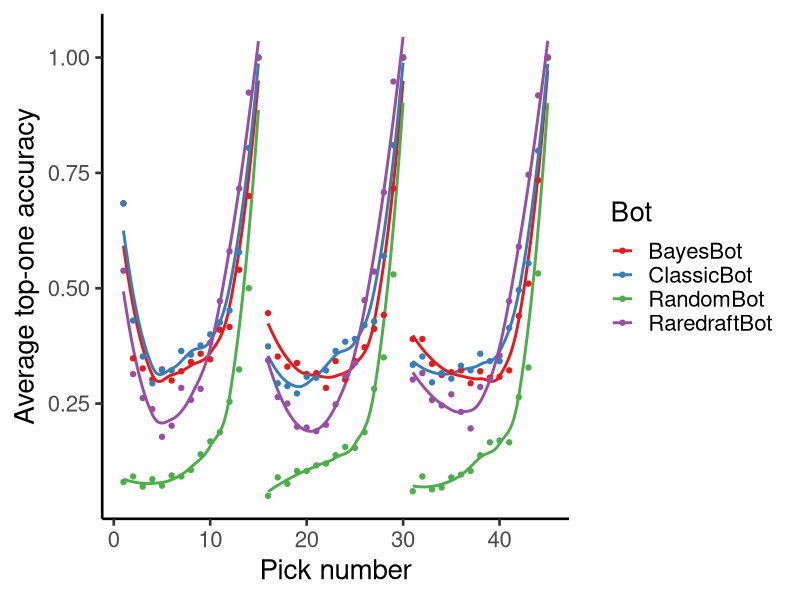
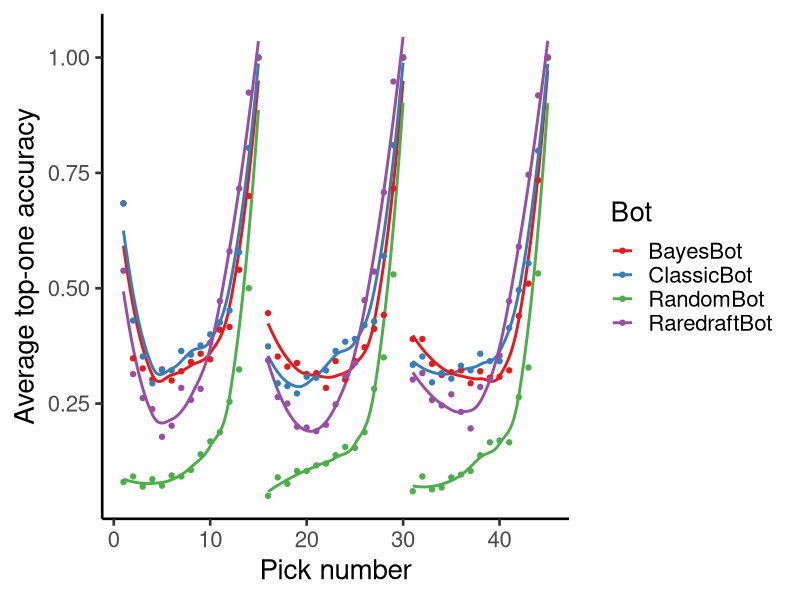

The R script that drew these images, in order:
library(ggplot2)
library(ggthemes)
library(dplyr)
library(tidyr)

# Sets working directory
setwd("~/../Documents/Projects/Draftsim/MTG/bots/output_files") # Henry's computer
#setwd("~/Projects/MTG/MTG-git/bots/output_files/") # Arseny's computer

# Loads in data
exact <- read.csv("exact_correct.tsv", sep = "\t")
fuzzy <- read.csv("fuzzy_correct.tsv", sep = "\t")
rank_error <- read.csv("rank_error.tsv", sep = "\t")
card_acc <- read.csv("card_accuracies.tsv", sep = "\t")

# Plots average differences in pick order. Makes sure that no
# lines are drawn between the last pick on one pack and the 
# first pick of the next pack by adding an additional group


# Plots accuracy by pick order
dsum <- gather(exact, bot, guess, -c(draft_num,pick_num,human_pick)) %>% 
  group_by(bot,pick_num) %>% summarize(m=mean(guess))
dsum <- dsum %>% mutate(pack=floor((pick_num-1)/15))
ggplot(dsum, aes(pick_num,m,color=bot,group=interaction(pack,bot))) + 
  #geom_line(size = 1) +
  #geom_smooth(se=F, method = "lm", formula = y ~ splines::bs(x,df=5,degree=4)) +
  geom_smooth(se=F)+ # Loess
  geom_point() +
  xlab("Pick number") +
  ylab("Average top-one accuracy") +
  labs(color = "Bot") +
  theme_classic(base_size = 20) +
  scale_color_brewer(palette="Set1") +
  NULL
write.csv(dsum, file = "bot_summaries.csv")
ggsave("pick_order_accuracy.png", width = 10, height = 7)

